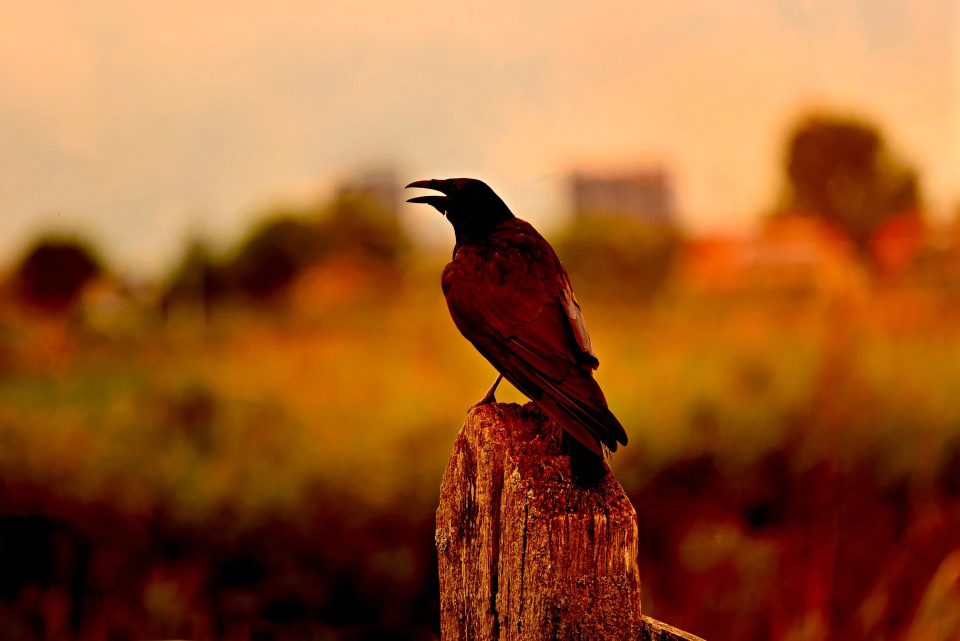
#> input picture YOLO3/video/bird.jpg, 1920 x 1281 px, found by its file name (shown at 1/2 size)
$ python opencv_ex13.py
#> lines starting #> are read from the running program, lines starting #| are printed output that depends on the picture
import cv2

src = cv2.imread('C:/Data/computer_vision/YOLO3/video/bird.jpg', cv2.IMREAD_COLOR)
#> src is the input picture: shape (1281, 1920, 3); mean B, G, R 46.2, 92.6, 155
dst = cv2.bitwise_not(src)
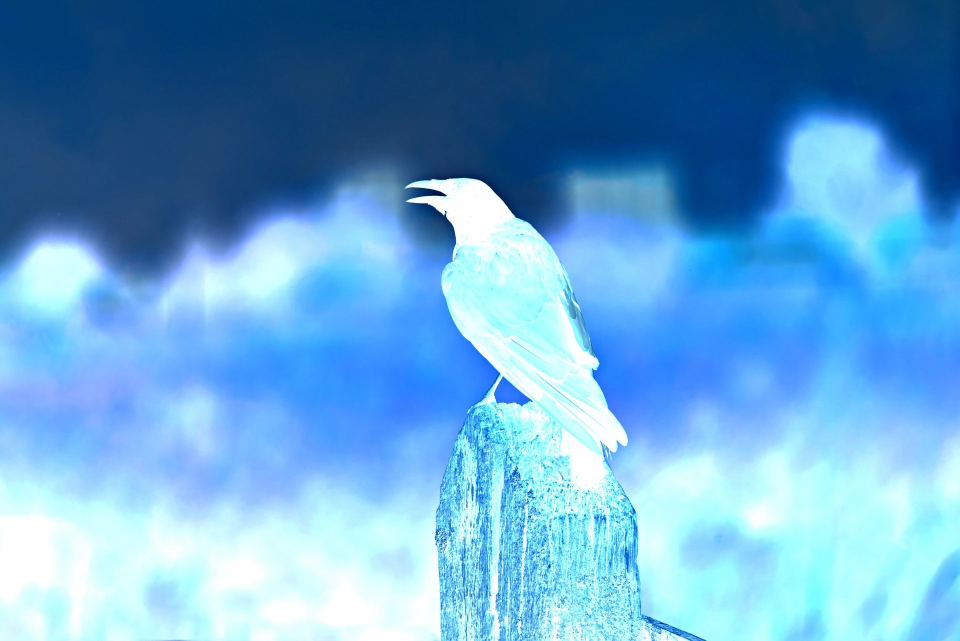
#> dst: shape (1281, 1920, 3) (shown at 1/2 size); mean B, G, R 208.8, 162.4, 100

src = cv2.resize(src, dsize=None, fx=1/3, fy=1/3, interpolation=cv2.INTER_AREA)
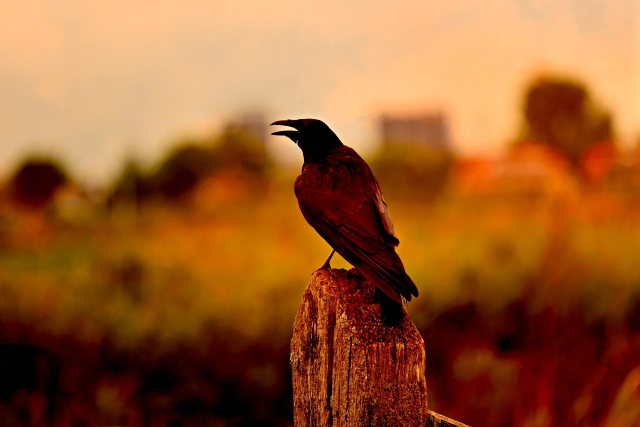
#> src: shape (427, 640, 3); mean B, G, R 46.2, 92.6, 155
dst = cv2.resize(dst, dsize=None, fx=1/3, fy=1/3, interpolation=cv2.INTER_AREA)
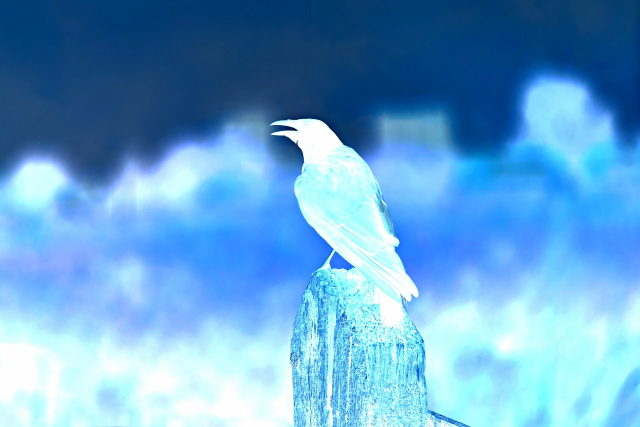
#> dst: shape (427, 640, 3); mean B, G, R 208.8, 162.4, 100

cv2.imshow("src", src)
cv2.imshow("dst", dst)
cv2.waitKey()
cv2.destroyAllWindows()
